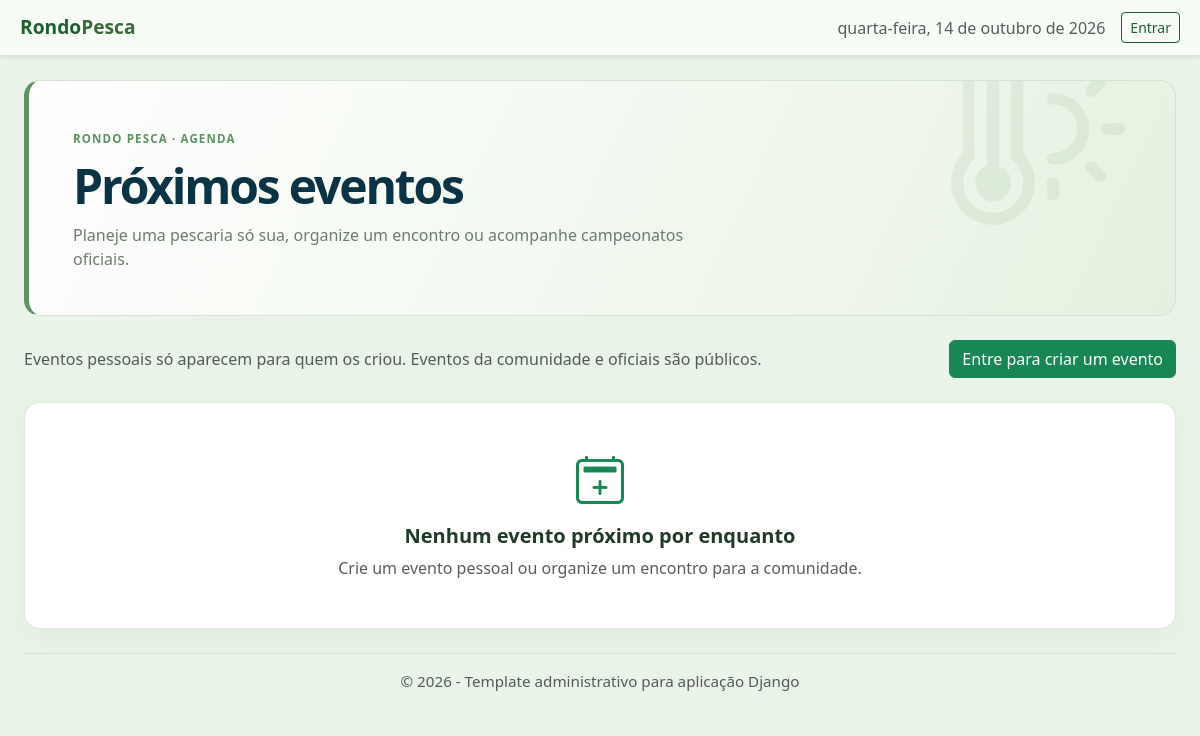
The app's page /comunidade/eventos/, older data.
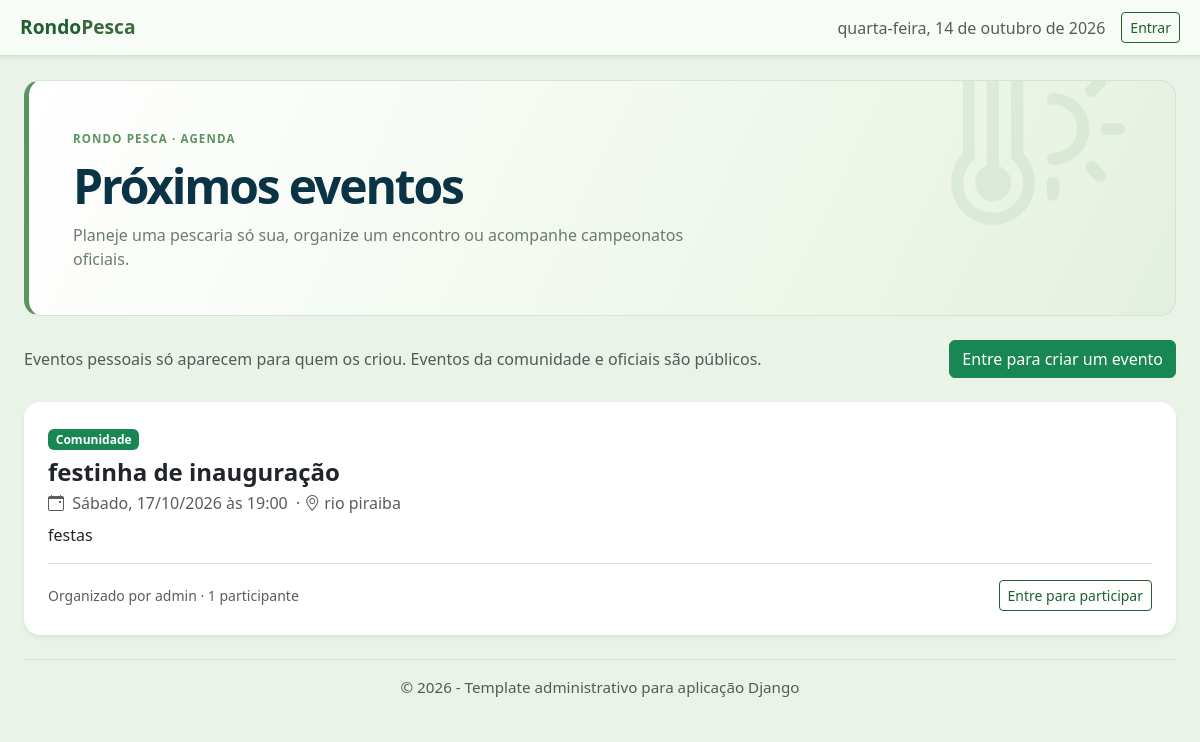
The same page, newer data.
### forum/models.py (models this page shows, shortened)
class EventoAgenda(models.Model):
    TIPO_PESSOAL = 'pessoal'
    TIPO_COMUNIDADE = 'comunidade'
    TIPO_OFICIAL = 'oficial'
    TIPOS_PUBLICOS = [TIPO_COMUNIDADE, TIPO_OFICIAL]
    TIPOS = [
        (TIPO_PESSOAL, 'Pessoal'),
        (TIPO_COMUNIDADE, 'Comunidade'),
        (TIPO_OFICIAL, 'Oficial'),
    ]
    nome = models.CharField(max_length=100)
    data_evento = models.DateField()
    hora_evento = models.TimeField(blank=True, null=True)
    local = models.CharField(max_length=150, blank=True)
    descricao = models.TextField(max_length=5000, blank=True)
    tipo = models.CharField(max_length=20, choices=TIPOS, default=TIPO_PESSOAL)
    organizador = models.ForeignKey(
        settings.AUTH_USER_MODEL,
        on_delete=models.CASCADE,
        related_name='eventos_agenda_criados',
    )
    participantes = models.ManyToManyField(
        settings.AUTH_USER_MODEL,
        blank=True,
        related_name='eventos_agenda_participando',
    )
    class Meta:
        verbose_name = 'Evento da agenda'
        verbose_name_plural = 'Eventos da agenda'
        ordering = ['data_evento', 'hora_evento', 'nome']

### forum/views.py (the view)
# urls.py: path('eventos/', views.eventos, name='eventos'),
def eventos(request):
    eventos_futuros = EventoAgenda.objects.filter(
        data_evento__gte=timezone.localdate(),
    )
    if request.user.is_authenticated:
        eventos_futuros = eventos_futuros.filter(
            Q(tipo__in=EventoAgenda.TIPOS_PUBLICOS)
            | Q(tipo=EventoAgenda.TIPO_PESSOAL, organizador=request.user)
        )
    else:
        eventos_futuros = eventos_futuros.filter(
            tipo__in=EventoAgenda.TIPOS_PUBLICOS,
        )
    return render(request, 'eventos/lista.html', {
        'eventos': eventos_futuros.select_related('organizador').prefetch_related(
            'participantes',
        ),
    })

### forum/templates/eventos/lista.html (shortened to what this page needs)
{% extends "base.html" %}
{% block content %}
<section class="community-page">
    <header class="community-hero mb-4">
        <span class="community-kicker">RONDO PESCA · AGENDA</span>
        <h1 class="mt-2 mb-2">Próximos eventos</h1>
        <p class="mb-0">Planeje uma pescaria só sua, organize um encontro ou acompanhe campeonatos oficiais.</p>
    </header>
    <div class="d-flex flex-wrap justify-content-between align-items-center gap-3 mb-4">
        <p class="text-muted mb-0">
            Eventos pessoais só aparecem para quem os criou. Eventos da comunidade e oficiais são públicos.
        </p>
        {% if request.user.is_authenticated %}
        <a class="btn btn-success" href="{% url 'criar_evento' %}">
            <i class="bi bi-plus-lg me-2" aria-hidden="true"></i>Criar evento
        </a>
        {% else %}
        <a class="btn btn-success" href="{% url 'login' %}?next={% url 'criar_evento' %}">Entre para criar um evento</a>
        {% endif %}
    </div>
    {% for evento in eventos %}
    <article class="card shadow-sm border-0 mb-3">
        <div class="card-body p-4">
            <div class="d-flex flex-wrap justify-content-between align-items-start gap-3">
                <div>
                    <span class="badge {% if evento.tipo == 'oficial' %}text-bg-primary{% elif evento.tipo == 'comunidade' %}text-bg-success{% else %}text-bg-secondary{% endif %}">
                        {% if evento.tipo == 'oficial' %}Oficial{% elif evento.tipo == 'comunidade' %}Comunidade{% else %}Pessoal{% endif %}
                    </span>
                    <h2 class="h4 fw-bold mt-2 mb-1">{{ evento.nome }}</h2>
                    <p class="text-muted mb-2">
                        <i class="bi bi-calendar-event me-1" aria-hidden="true"></i>
                        <time datetime="{{ evento.data_evento|date:'Y-m-d' }}">{{ evento.data_evento|date:"l, d/m/Y" }}</time>
                        {% if evento.hora_evento %} às {{ evento.hora_evento|time:"H:i" }}{% endif %}
                        {% if evento.local %}<span class="mx-1">·</span><i class="bi bi-geo-alt me-1" aria-hidden="true"></i>{{ evento.local }}{% endif %}
                    </p>
                </div>
            </div>
            {% if evento.descricao %}<p class="mb-3">{{ evento.descricao|linebreaksbr }}</p>{% endif %}
            {% if evento.tipo == 'comunidade' or evento.tipo == 'oficial' %}
            <div class="d-flex flex-wrap justify-content-between align-items-center gap-2 border-top pt-3">
                <span class="small text-muted">
                    Organizado por {{ evento.organizador.get_full_name|default:evento.organizador.username }} ·
                    {{ evento.participantes.all|length }} participante{{ evento.participantes.all|length|pluralize:"s" }}
                </span>
                {% if request.user.is_authenticated %}
                <form method="post" action="{% url 'participar_evento' evento.pk %}">
                    {% csrf_token %}
                    {% if request.user in evento.participantes.all %}
                    <button class="btn btn-outline-success btn-sm" type="submit">Cancelar participação</button>
                    {% else %}
                    <button class="btn btn-success btn-sm" type="submit">Participar</button>
                    {% endif %}
                </form>
                {% else %}
                <a class="btn btn-outline-success btn-sm" href="{% url 'login' %}?next={% url 'eventos' %}">Entre para participar</a>
                {% endif %}
            </div>
            {% endif %}
        </div>
    </article>
    {% empty %}
    <div class="community-card text-center py-5">
        <i class="bi bi-calendar2-plus display-5 text-success" aria-hidden="true"></i>
        <h2 class="h5 fw-bold mt-3">Nenhum evento próximo por enquanto</h2>
        <p class="text-muted mb-0">Crie um evento pessoal ou organize um encontro para a comunidade.</p>
    </div>
    {% endfor %}
</section>
{% endblock %}

Row changes from the older to the newer data that the page shows:
added EventoAgenda: tipo "Comunidade", nome "festinha de inauguração", data_evento "Sábado, 17/10/2026", hora_evento "19:00", local "rio piraiba", descricao "festas", organizador.get_full_name "admin", participantes.all|length "1"
Text that changed along with them:
text no longer shown: "Nenhum evento próximo por enquanto Crie um evento pessoal ou organize um encontro para a comunidade."
